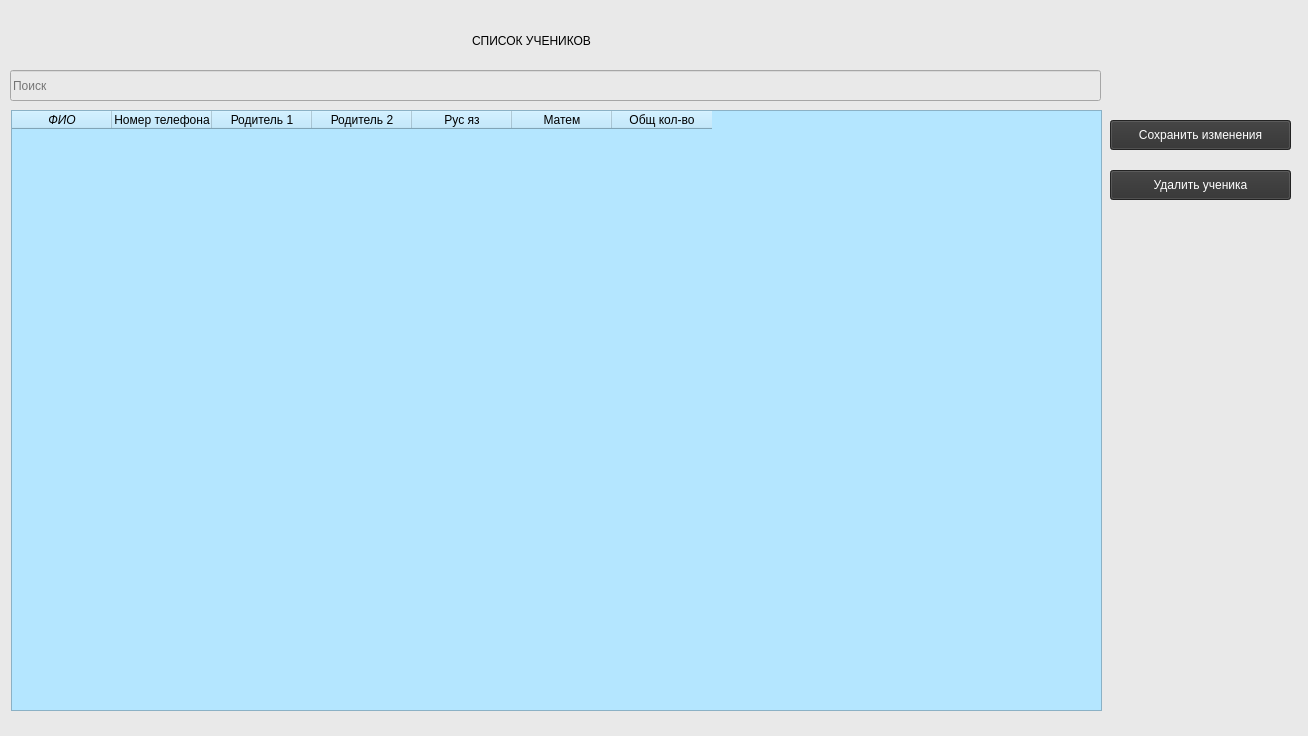
<?xml version="1.0" encoding="UTF-8"?>
<ui version="4.0">
 <class>Form</class>
 <widget class="QWidget" name="Form">
  <property name="geometry">
   <rect>
    <x>0</x>
    <y>0</y>
    <width>1308</width>
    <height>736</height>
   </rect>
  </property>
  <property name="windowTitle">
   <string>DataBase</string>
  </property>
  <property name="styleSheet">
   <string notr="true">background-color:rgb(233,233,233);</string>
  </property>
  <widget class="QLabel" name="label_2">
   <property name="geometry">
    <rect>
     <x>220</x>
     <y>-30</y>
     <width>1211</width>
     <height>1071</height>
    </rect>
   </property>
   <property name="text">
    <string/>
   </property>
   <property name="pixmap">
    <pixmap>proton.jpg</pixmap>
   </property>
  </widget>
  <widget class="QLineEdit" name="search">
   <property name="geometry">
    <rect>
     <x>10</x>
     <y>70</y>
     <width>1091</width>
     <height>31</height>
    </rect>
   </property>
   <property name="styleSheet">
    <string notr="true">font: 10pt &quot;MS Shell Dlg 2&quot;;</string>
   </property>
   <property name="text">
    <string/>
   </property>
   <property name="placeholderText">
    <string>Поиск</string>
   </property>
   <property name="cursorMoveStyle">
    <enum>Qt::LogicalMoveStyle</enum>
   </property>
   <property name="clearButtonEnabled">
    <bool>true</bool>
   </property>
  </widget>
  <widget class="QTableWidget" name="tableWidget">
   <property name="geometry">
    <rect>
     <x>11</x>
     <y>110</y>
     <width>1091</width>
     <height>601</height>
    </rect>
   </property>
   <property name="styleSheet">
    <string notr="true">color: rgb(0, 0, 0);
background-color: rgb(180, 230, 255);
</string>
   </property>
   <column>
    <property name="text">
     <string>ФИО</string>
    </property>
    <property name="font">
     <font>
      <italic>true</italic>
     </font>
    </property>
   </column>
   <column>
    <property name="text">
     <string>Номер телефона</string>
    </property>
   </column>
   <column>
    <property name="text">
     <string>Родитель 1</string>
    </property>
   </column>
   <column>
    <property name="text">
     <string>Родитель 2</string>
    </property>
   </column>
   <column>
    <property name="text">
     <string>Рус яз</string>
    </property>
    <property name="font">
     <font>
      <weight>50</weight>
      <bold>false</bold>
     </font>
    </property>
   </column>
   <column>
    <property name="text">
     <string>Матем</string>
    </property>
    <property name="font">
     <font>
      <weight>50</weight>
      <bold>false</bold>
     </font>
    </property>
   </column>
   <column>
    <property name="text">
     <string>Общ кол-во</string>
    </property>
    <property name="font">
     <font>
      <weight>50</weight>
      <bold>false</bold>
      <stylestrategy>PreferDefault</stylestrategy>
     </font>
    </property>
   </column>
  </widget>
  <widget class="QLabel" name="label">
   <property name="geometry">
    <rect>
     <x>11</x>
     <y>21</y>
     <width>1041</width>
     <height>41</height>
    </rect>
   </property>
   <property name="styleSheet">
    <string notr="true">font: 20pt &quot;Stencil&quot;;
background-color:rgb(233,233,233);</string>
   </property>
   <property name="text">
    <string>&lt;html&gt;&lt;head/&gt;&lt;body&gt;&lt;p align=&quot;center&quot;&gt;СПИСОК УЧЕНИКОВ&lt;/p&gt;&lt;/body&gt;&lt;/html&gt;</string>
   </property>
  </widget>
  <widget class="QPushButton" name="delete_btn">
   <property name="geometry">
    <rect>
     <x>1110</x>
     <y>170</y>
     <width>181</width>
     <height>30</height>
    </rect>
   </property>
   <property name="styleSheet">
    <string notr="true">background-color: rgb(49, 49, 49);
color: rgb(255, 255, 255);
font: 10pt &quot;Arial Rounded MT Bold&quot;;</string>
   </property>
   <property name="text">
    <string>Удалить ученика</string>
   </property>
  </widget>
  <widget class="QPushButton" name="updateinfo_btn">
   <property name="geometry">
    <rect>
     <x>1110</x>
     <y>120</y>
     <width>181</width>
     <height>30</height>
    </rect>
   </property>
   <property name="styleSheet">
    <string notr="true">background-color: rgb(49, 49, 49);
color: rgb(255, 255, 255);
font: 10pt &quot;Arial Rounded MT Bold&quot;;</string>
   </property>
   <property name="text">
    <string>Сохранить изменения</string>
   </property>
  </widget>
  <zorder>label_2</zorder>
  <zorder>tableWidget</zorder>
  <zorder>label</zorder>
  <zorder>delete_btn</zorder>
  <zorder>updateinfo_btn</zorder>
  <zorder>search</zorder>
 </widget>
 <resources/>
 <connections/>
</ui>
